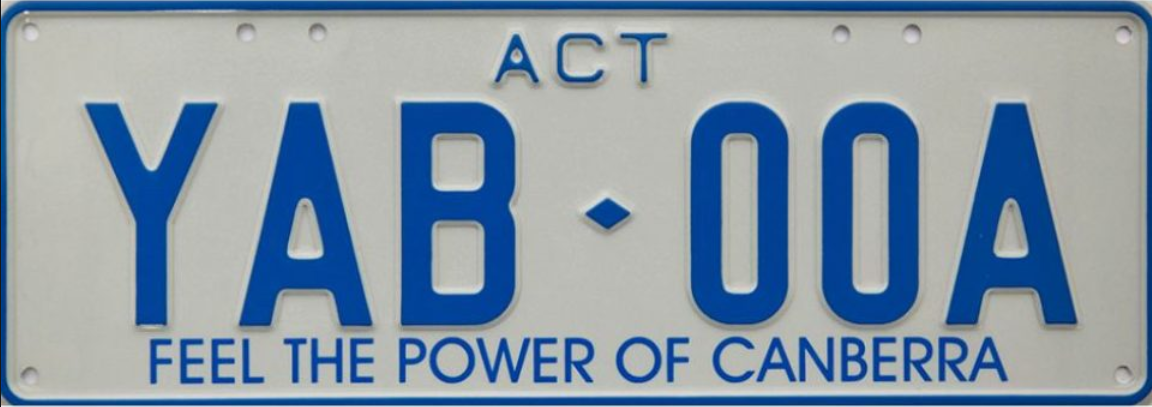
#> input picture images/cropped/YAB00A.png, 1152 x 407 px; its folder holds only this picture in this run
$ python char_segmentation.py
#> lines starting #> are read from the running program, lines starting #| are printed output that depends on the picture
import cv2
import glob
import os
from uuid import uuid4


OUTPUT_DIR = os.path.join(os.path.dirname(os.path.abspath(__file__)), 'images', 'output')
RAW_IMAGE_DIR = os.path.join(os.path.dirname(os.path.abspath(__file__)), 'images', 'raw')
CROPPED_IMAGES_PATH = 'images/cropped/*'
TARGET_WIDTH = 28
TARGET_HEIGHT = 35


def read_images(pathname):
    """
    Read the images to a list given a path like 'images/cropped/*'
    :param pathname: file path
    :return: a list of color images and a list of corresponding file names
    """
#> called with pathname = 'images/cropped/*'
    images_path = sorted(glob.glob(pathname))
    images = []
    names = []
    for path in images_path:
        images.append(cv2.imread(path, cv2.IMREAD_COLOR))
        name = path[-10:].split('.')[0]
        names.append(name)
    return images, names


def get_image_paths(pathname):
    """
    Get the sorted image paths and the corresponding file names
    :param pathname: file path
    :return: a list of file paths and the corresponding file names
    """
    images_path = sorted(glob.glob(pathname))
    names = []
    for path in images_path:
        name = path[-10:].split('.')[0]
        names.append(name)
    return images_path, names


def binarize_image(image):
    max_val = float(image.max())
    min_val = float(image.min())
    my_thres = max_val - ((max_val - min_val) / 2)
    ret, thresh = cv2.threshold(image, my_thres, 255, cv2.THRESH_BINARY)
    return thresh


def transform_image(image, image_name, output=False, view=False):
    """

    :param image: a license plate image
    :param image_name: filename (true license plate string)
    :param output: True if write the images to output directory
    :param view: True if show the result
    :return: None or 6 segemented characters
    """
    shape = image.shape
    if shape[1] / shape[0] > 3.5:
        cropped_img = image[int(0.05 * shape[0]):int(0.95 * shape[0]), int(0.01 * shape[1]):int(0.99 * shape[1])].copy()
    else:
        cropped_img = image[int(0.12 * shape[0]):int(0.88 * shape[0]), int(0.006 * shape[1]):int(0.994 * shape[1])].copy()
    B, G, R = cv2.split(cropped_img)

    img = binarize_image(G)  # Use green channel for binarization
    img = cv2.GaussianBlur(img, (3, 3), 0, 0, cv2.BORDER_DEFAULT)
    img = cv2.medianBlur(img, 5)

    struct1 = cv2.getStructuringElement(cv2.MORPH_RECT, (3, 3))
    struct2 = cv2.getStructuringElement(cv2.MORPH_RECT, (6, 8))
    img = cv2.erode(img, struct1, iterations=1)
    img = cv2.dilate(img, struct2, iterations=1)

    img_copy = img.copy()
    contours, hierarchy = cv2.findContours(img_copy, cv2.RETR_CCOMP, cv2.CHAIN_APPROX_SIMPLE)
    chars = []
    chars_x = []

    for i in range(len(contours)):
        x, y, w, h = cv2.boundingRect(contours[i])
        # exclude the whole rectangle
        if x == 0 and y == 0:
            continue
        # the height of a character must be greater than 55% of the image height
        if h < img.shape[0] * 0.55:
            continue
        if hierarchy[0, i, 3] == -1:
            continue
        char = img[y: y + h, x: x + w]
        char = resize_binary_char(char, TARGET_WIDTH, TARGET_HEIGHT)
        chars.append(char)
        chars_x.append(x)
        if view:
            cv2.rectangle(img, (x, y), (x + w, y + h), (0, 0, 255), 2)

    if view:
        cv2.imshow('Image', img)
        cv2.waitKey(0)
        cv2.destroyAllWindows()

    chars = [x for _, x in sorted(zip(chars_x, chars))]
    print('{} characters detected in {}'.format(len(chars), image_name))

    # Correct number of characters
    if len(chars) == 6:
        result = []
        for i, char in enumerate(chars):
            if output:
                path = 'images/output/{}'.format(image_name[i])
                if not os.path.exists(path):
                    os.makedirs(path)
                file_name = os.path.join(path, '{}.bmp'.format(uuid4().hex))
                cv2.imwrite(file_name, char)
            result.append(char)

        return result,img
    else:
        print('Wrong number of characters: {}'.format(image_name))
        return None


def resize_binary_char(char, target_width, target_height):
    """
    Padding the character image to target size.
    :param char: a character image
    :param target_width: the wanted image width
    :param target_height: the wanted image height
    :return: a character image in target size (in black background)
    """
    height, width = char.shape
    res = cv2.resize(char, (int(target_height / height * width), target_height), interpolation=cv2.INTER_CUBIC)
    if res.shape[1] < target_width:
        c = target_width - res.shape[1]
        img = cv2.copyMakeBorder(res, 0, 0, int(c / 2), c - int(c / 2), cv2.BORDER_CONSTANT, value=255)
        img = ~img  # reverse black and white
        return img
    else:
        raise Exception('Target width is less than the character width!')


if __name__ == '__main__':
    images, names = read_images(CROPPED_IMAGES_PATH)
#> images = 1 item; names = ['YAB00A']

    for i, image in enumerate(images):
        transform_image(image, names[i], output=True)
#> this loop made 1 pass
#> (shape in transform_image, struct1 in transform_image) on pass 1: ((407, 1152, 3), [[1, 1, 1], [1, 1, 1], [1, 1, 1]])
#| 6 characters detected in YAB00A
#> pass 1, in transform_image, `cropped_img = image[int(0.12 * shape[0]):int(0.88 * shape[0]), int(0.0..`:
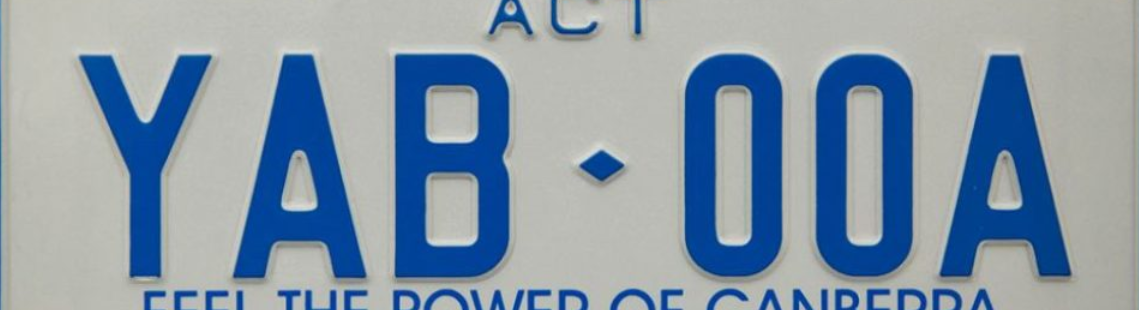
#> cropped_img: shape (310, 1139, 3); mean B, G, R 168.8, 152.3, 134.7
#> pass 1, in transform_image, `B, G, R = cv2.split(cropped_img)`:
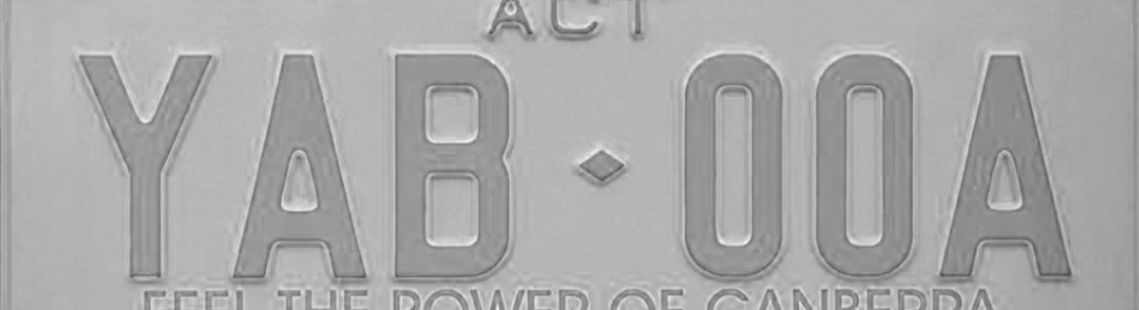
#> B: shape (310, 1139); min 78, max 246, mean 168.8
#> pass 1, in transform_image, `B, G, R = cv2.split(cropped_img)`:
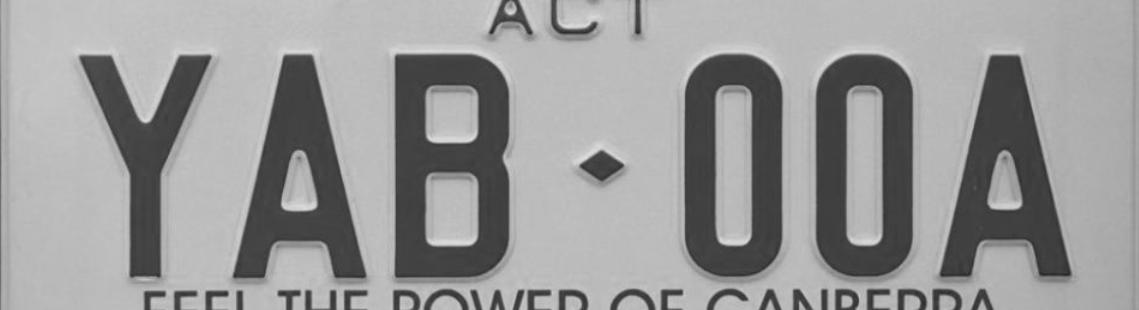
#> G: shape (310, 1139); min 40, max 222, mean 152.3
#> pass 1, in transform_image, `B, G, R = cv2.split(cropped_img)`:
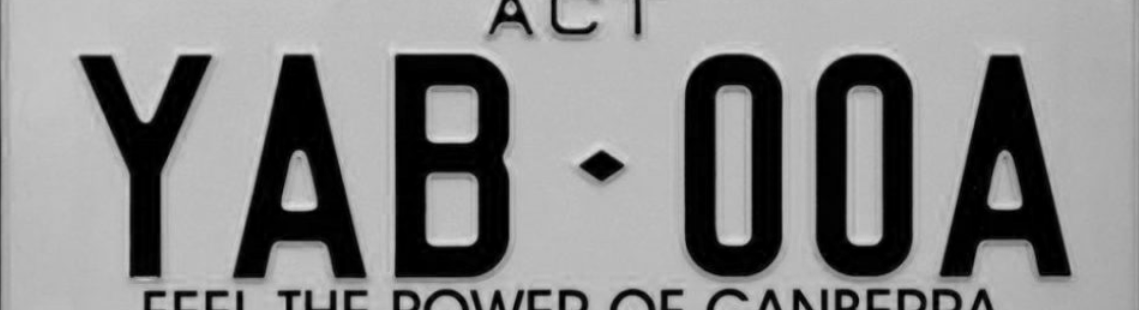
#> R: shape (310, 1139); min 0, max 219, mean 134.7

$ run again, on images/cropped/YAB72N.png
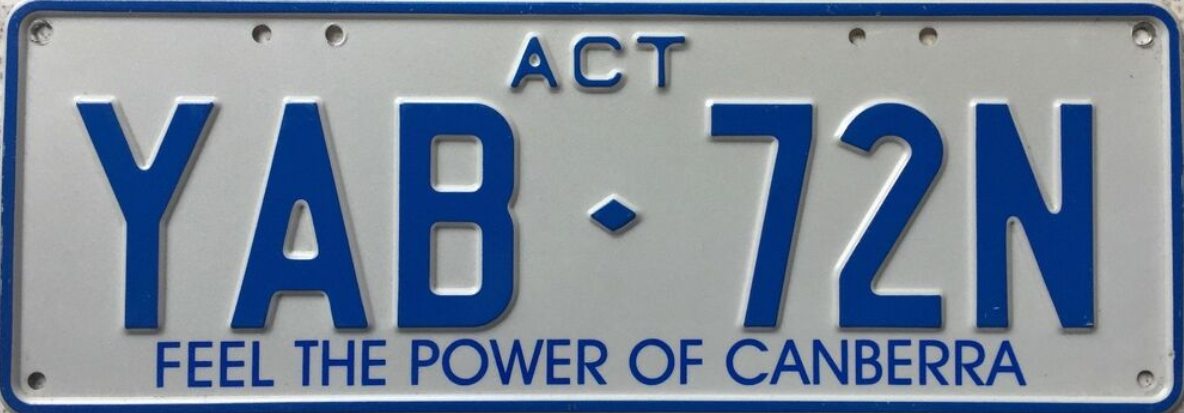
#> input picture images/cropped/YAB72N.png, 1184 x 413 px
#> images = 1 item; names = ['YAB72N']
#> the loop `for i, image in enumerate(images):` made 1 pass
#> (shape in transform_image, struct1 in transform_image) on pass 1: ((413, 1184, 3), [[1, 1, 1], [1, 1, 1], [1, 1, 1]])
#> (printed output is left out)
#> pass 1, in transform_image, `B, G, R = cv2.split(cropped_img)`:
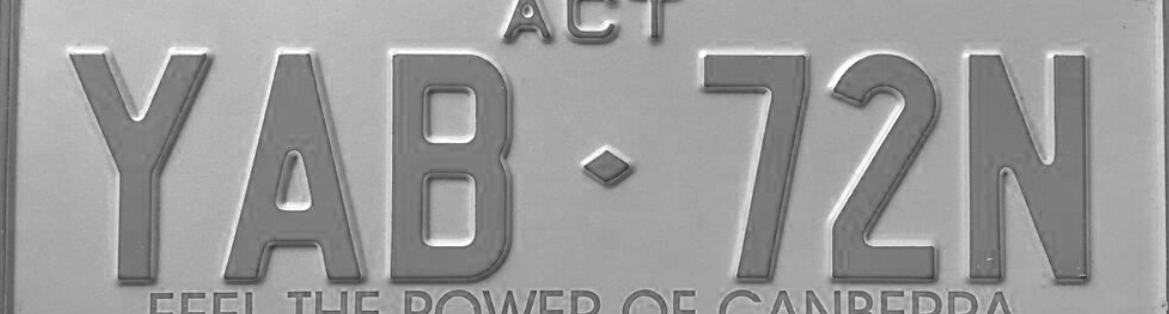
#> B: shape (314, 1169); min 54, max 255, mean 155
#> pass 1, in transform_image, `B, G, R = cv2.split(cropped_img)`:
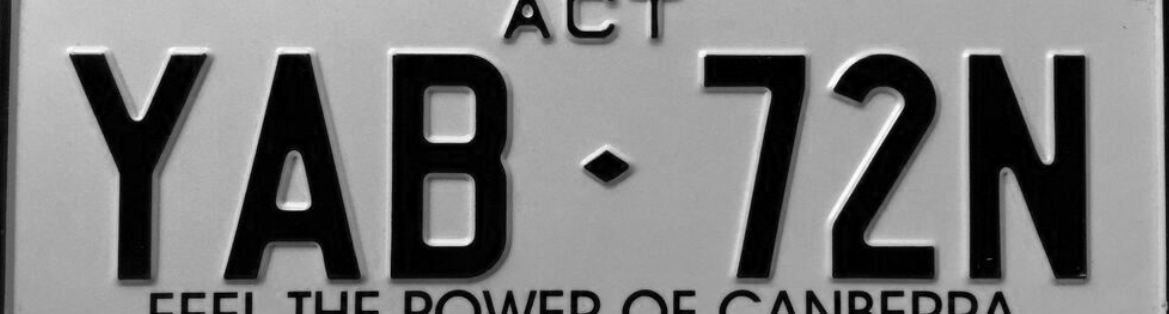
#> R: shape (314, 1169); min 0, max 255, mean 123.4
